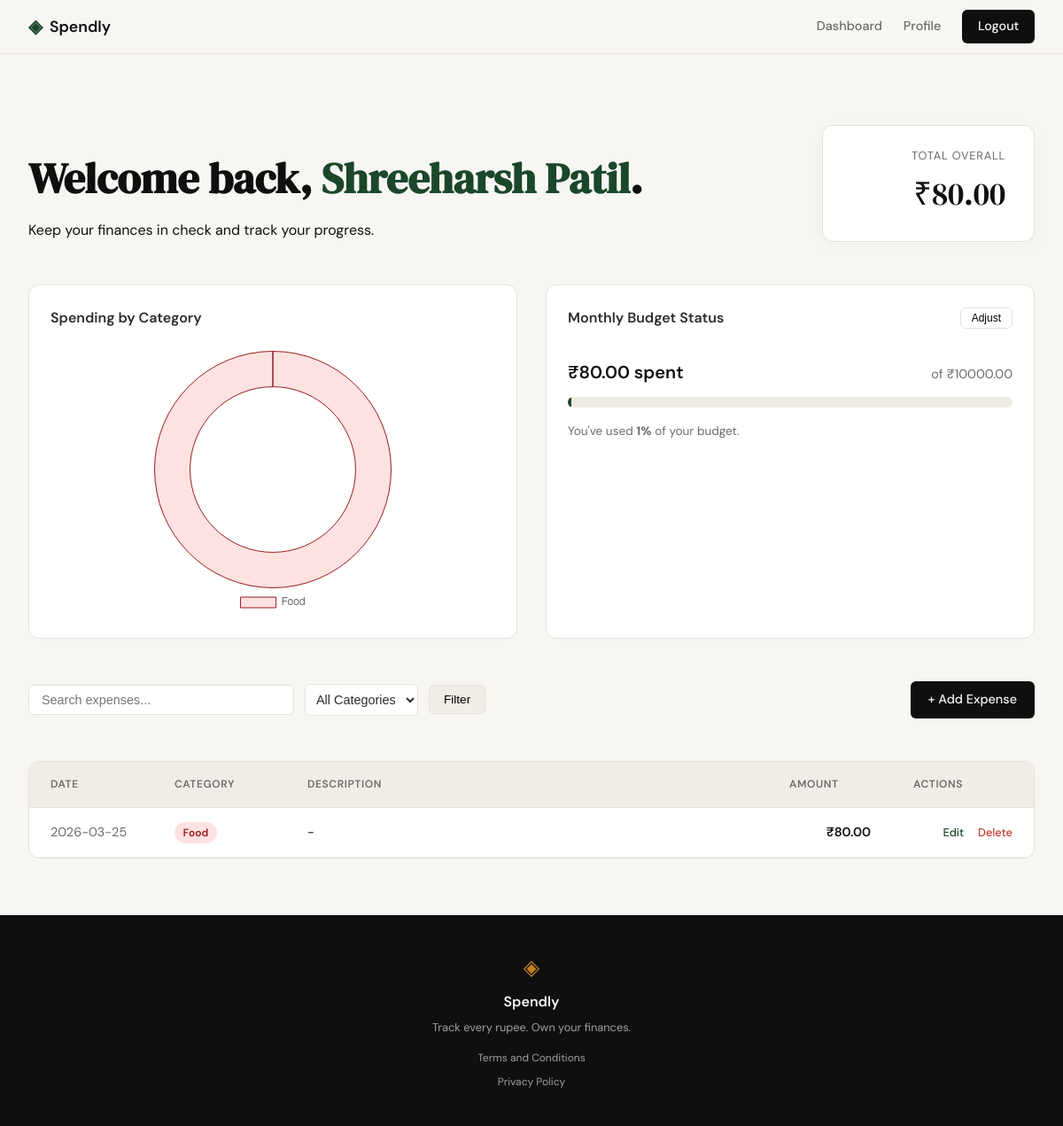
The app's page /dashboard (signed in) with its own data.
### tables this page shows
CREATE TABLE users (
            id INTEGER PRIMARY KEY AUTOINCREMENT,
            name TEXT NOT NULL,
            email TEXT UNIQUE NOT NULL,
            password_hash TEXT NOT NULL,
            monthly_budget REAL DEFAULT 10000.0
        , phone TEXT, avatar_url TEXT);

CREATE TABLE expenses (
            id INTEGER PRIMARY KEY AUTOINCREMENT,
            user_id INTEGER NOT NULL,
            amount REAL NOT NULL,
            category TEXT NOT NULL,
            description TEXT,
            date TEXT NOT NULL DEFAULT CURRENT_TIMESTAMP,
            FOREIGN KEY (user_id) REFERENCES users (id)
        );

### app.py (the view)
@app.route("/dashboard")
def dashboard():
    if 'user_id' not in session:
        return redirect(url_for("login"))
    db = get_db()
    user = db.execute("SELECT monthly_budget FROM users WHERE id = ?", (session['user_id'],)).fetchone()
    monthly_budget = user['monthly_budget'] if user else 10000.0
    search_query = request.args.get('q', '')
    category_filter = request.args.get('category', '')
    query = "SELECT * FROM expenses WHERE user_id = ?"
    params = [session['user_id']]
    if search_query:
        query += " AND (description LIKE ? OR category LIKE ?)"
        params.extend([f"%{search_query}%", f"%{search_query}%"])
    if category_filter:
        query += " AND category = ?"
        params.append(category_filter)
    query += " ORDER BY date DESC"
    all_expenses = db.execute(query, params).fetchall()
    total_spent = sum(e['amount'] for e in all_expenses)
    from datetime import datetime
    current_month_str = datetime.now().strftime("%Y-%m")
    current_month_spent = db.execute(
        "SELECT SUM(amount) as total FROM expenses WHERE user_id = ? AND date LIKE ?",
        (session['user_id'], f"{current_month_str}%")
    ).fetchone()['total'] or 0.0
    categories_data = db.execute(
        "SELECT category, SUM(amount) as total FROM expenses WHERE user_id = ? GROUP BY category",
        (session['user_id'],)
    ).fetchall()
    chart_labels = [c['category'] for c in categories_data]
    chart_values = [c['total'] for c in categories_data]
    return render_template(
        "dashboard.html",
        expenses=all_expenses,
        total_spent=total_spent,
        current_month_spent=current_month_spent,
        monthly_budget=monthly_budget,
        chart_labels=chart_labels,
        chart_values=chart_values
    )

### app.py (called while the page is built)
@app.teardown_appcontext
def close_connection(exception):
    db = getattr(g, 'db', None)
    if db is not None:
        db.close()

### database/db.py (called while the page is built)
def get_db():
    if 'db' not in g:
        g.db = sqlite3.connect(DATABASE)
        g.db.row_factory = sqlite3.Row
        g.db.execute("PRAGMA foreign_keys = ON;")
    return g.db

### templates/dashboard.html (shortened to what this page needs)
{% extends "base.html" %}
{% block content %}
<section class="dashboard-header">
    <div class="header-content">
        <h1>Welcome back, <span class="highlight">{{ session.user_name }}</span>.</h1>
        <p>Keep your finances in check and track your progress.</p>
    </div>
    <div class="summary-card">
        <span class="label">Total Overall</span>
        <span class="amount">₹{{ "%.2f"|format(total_spent) }}</span>
    </div>
</section>
<section class="dashboard-grid">
    <div class="grid-card chart-card">
        <div class="card-header">
            <h3>Spending by Category</h3>
        </div>
        <div class="chart-container">
            <canvas id="categoryChart"></canvas>
        </div>
    </div>
    <div class="grid-card budget-card">
        <div class="card-header">
            <h3>Monthly Budget Status</h3>
            <button class="edit-budget-btn" onclick="document.getElementById('budgetModal').style.display='flex'">Adjust</button>
        </div>
        <div class="budget-status">
            <div class="progress-details">
                <span class="spent">₹{{ "%.2f"|format(current_month_spent) }} spent</span>
                <span class="limit">of ₹{{ "%.2f"|format(monthly_budget) }}</span>
            </div>
            <div class="progress-bar-track">
                {% set percent = (current_month_spent / monthly_budget * 100) if monthly_budget > 0 else 0 %}
                <div class="progress-bar-fill {% if percent > 90 %}danger{% elif percent > 75 %}warning{% endif %}" style="width: {{ [percent, 100]|min }}%"></div>
            </div>
            <p class="budget-caption">
                {% if percent >= 100 %}
                    <span class="danger-text">You've exceeded your budget!</span>
                {% elif percent > 80 %}
                    <span class="warning-text">You're getting close to your limit.</span>
                {% else %}
                    You've used <strong>{{ percent|round|int }}%</strong> of your budget.
                {% endif %}
            </p>
        </div>
    </div>
</section>
<section class="expense-controls">
    <div class="search-filter-row">
        <form method="GET" class="search-form">
            <input type="text" name="q" placeholder="Search expenses..." value="{{ request.args.get('q', '') }}" class="search-input">
            <select name="category" class="filter-select">
                <option value="">All Categories</option>
            </select>
            <button type="submit" class="btn-search">Filter</button>
        </form>
        <a href="{{ url_for('add_expense') }}" class="add-btn">+ Add Expense</a>
    </div>
</section>
<section class="expenses-list">
    <div class="list-container">
        {% if expenses %}
            <table class="expense-table">
                <thead>
                    <tr>
                        <th>Date</th>
                        <th>Category</th>
                        <th>Description</th>
                        <th>Amount</th>
                        <th>Actions</th>
                    </tr>
                </thead>
                <tbody>
                    {% for expense in expenses %}
                    <tr>
                        <td class="col-date">{{ expense.date[:10] }}</td>
                        <td class="col-category"><span class="tag-{{ expense.category|lower }}">{{ expense.category }}</span></td>
                        <td class="col-description">{{ expense.description or "-" }}</td>
                        <td class="col-amount">₹{{ "%.2f"|format(expense.amount) }}</td>
                        <td class="col-actions">
                            <a href="{{ url_for('edit_expense', id=expense.id) }}" class="edit-btn">Edit</a>
                            <a href="{{ url_for('delete_expense', id=expense.id) }}" class="delete-btn" onclick="return confirm('Delete this expense?')">Delete</a>
                        </td>
                    </tr>
                    {% endfor %}
                </tbody>
            </table>
        {% else %}
            <div class="empty-state">
                <p>No transactions yet. Start by adding one!</p>
            </div>
        {% endif %}
    </div>
</section>
{% endblock %}
{% block scripts %}
<script>
    const ctx = document.getElementById('categoryChart').getContext('2d');
    const categoryChart = new Chart(ctx, {
        type: 'doughnut',
        data: {
            labels: {{ chart_labels|safe }},
            datasets: [{
                data: {{ chart_values|safe }},
                backgroundColor: [
                    '#fee2e2', '#e0f2fe', '#fef3c7', '#ede9fe', '#fae8ff', '#f3f4f6'
                ],
                borderColor: [
                    '#991b1b', '#075985', '#92400e', '#5b21b6', '#86198f', '#374151'
                ],
                borderWidth: 1
            }]
        },
        options: {
            responsive: true,
            maintainAspectRatio: false,
            plugins: {
                legend: { position: 'bottom' }
            },
            cutout: '70%'
        }
    });
</script>
{% endblock %}

### templates/base.html (shortened to what this page needs)
<!DOCTYPE html>
<html lang="en">
<head>
    <link rel="stylesheet" href="{{ url_for('static', filename='css/style.css') }}">
</head>
<body>
    <nav class="navbar">
        <div class="nav-inner">
            <a href="{{ url_for('landing') }}" class="nav-brand">
                <span class="brand-icon">◈</span>
                <span class="brand-name">Spendly</span>
            </a>
            <div class="nav-links">
                {% if session.user_id %}
                <a href="{{ url_for('dashboard') }}">Dashboard</a>
                <a href="{{ url_for('profile') }}">Profile</a>
                <a href="{{ url_for('logout') }}" class="nav-cta">Logout</a>
                {% else %}
                <a href="{{ url_for('login') }}">Sign in</a>
                <a href="{{ url_for('register') }}" class="nav-cta">Get started</a>
                {% endif %}
            </div>
        </div>
    </nav>
    <main class="main-content">
        {% block content %}{% endblock %}
    </main>
    <footer class="footer">
        <div class="footer-inner">
            <span class="brand-icon">◈</span>
            <span class="footer-name">Spendly</span>
            <p class="footer-copy">Track every rupee. Own your finances.</p>
            <div class="footer-nav" style="margin-top: 0.5rem; display: flex; flex-direction: column; gap: 0.5rem; font-size: 0.75rem;">
                <a href="{{ url_for('terms') }}" style="color: var(--ink-faint);">Terms and Conditions</a>
                <a href="{{ url_for('privacy') }}" style="color: var(--ink-faint);">Privacy Policy</a>
            </div>
        </div>
    </footer>
    {% block scripts %}{% endblock %}
</body>
</html>

### records on screen
users: user_name "Shreeharsh Patil", monthly_budget "10000.00"
expenses: date "2026-03-25", category "Food", description "-", amount "80.00"

### other values on screen
{{ "%.2f"|format(total_spent) }} "80.00"
{{ "%.2f"|format(current_month_spent) }} "80.00"
{{ percent|round|int }} "1"
chart data {{ chart_labels|safe }} ['Food']
